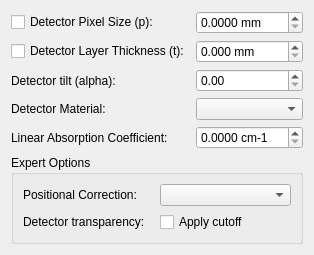
            <widget class="QWidget" name="pageDetector">
             <layout class="QGridLayout" name="gridLayout_10">
              <item row="0" column="0">
               <widget class="QCheckBox" name="checkBoxP">
                <property name="toolTip">
                 <string>Check to fit to support peaks</string>
                </property>
                <property name="text">
                 <string>Detector Pixel Size (p):</string>
                </property>
               </widget>
              </item>
              <item row="0" column="1">
               <widget class="QDoubleSpinBox" name="doubleSpinBoxP">
                <property name="toolTip">
                 <string>&lt;html&gt;&lt;head/&gt;&lt;body&gt;&lt;p&gt;&lt;span style=&quot; font-weight:700;&quot;&gt;Pixel size (p)&lt;/span&gt;&lt;/p&gt;&lt;p&gt;Size of the detector pixels in mm.&lt;/p&gt;&lt;/body&gt;&lt;/html&gt;</string>
                </property>
                <property name="suffix">
                 <string> mm</string>
                </property>
                <property name="decimals">
                 <number>4</number>
                </property>
                <property name="maximum">
                 <double>1.000000000000000</double>
                </property>
                <property name="singleStep">
                 <double>0.010000000000000</double>
                </property>
               </widget>
              </item>
              <item row="1" column="0">
               <widget class="QCheckBox" name="checkBoxT">
                <property name="toolTip">
                 <string>Check to fit to support peaks</string>
                </property>
                <property name="text">
                 <string>Detector Layer Thickness (t):</string>
                </property>
               </widget>
              </item>
              <item row="1" column="1">
               <widget class="QDoubleSpinBox" name="doubleSpinBoxT">
                <property name="toolTip">
                 <string>&lt;html&gt;&lt;head/&gt;&lt;body&gt;&lt;p&gt;&lt;span style=&quot; font-weight:700;&quot;&gt;Detector layer thickness (t)&lt;/span&gt;&lt;/p&gt;&lt;p&gt;Thickness of the sensitive layer of the detector in mm&lt;/p&gt;&lt;/body&gt;&lt;/html&gt;</string>
                </property>
                <property name="suffix">
                 <string> mm</string>
                </property>
                <property name="decimals">
                 <number>3</number>
                </property>
                <property name="maximum">
                 <double>9.990000000000000</double>
                </property>
                <property name="singleStep">
                 <double>0.010000000000000</double>
                </property>
               </widget>
              </item>
              <item row="2" column="0">
               <widget class="QLabel" name="label_9">
                <property name="text">
                 <string>Detector tilt (alpha):</string>
                </property>
               </widget>
              </item>
              <item row="2" column="1">
               <widget class="QDoubleSpinBox" name="doubleSpinBoxDetectorTilt">
                <property name="toolTip">
                 <string>&lt;html&gt;&lt;head/&gt;&lt;body&gt;&lt;p&gt;&lt;span style=&quot; font-weight:700;&quot;&gt;Detector tilt (&amp;alpha;)&lt;/span&gt;&lt;/p&gt;&lt;p&gt;Angle of the detector tilt in degrees.&lt;/p&gt;&lt;/body&gt;&lt;/html&gt;</string>
                </property>
                <property name="maximum">
                 <double>90.000000000000000</double>
                </property>
               </widget>
              </item>
              <item row="3" column="0">
               <widget class="QLabel" name="label_4">
                <property name="text">
                 <string>Detector Material:</string>
                </property>
               </widget>
              </item>
              <item row="3" column="1">
               <widget class="QComboBox" name="comboBoxDetectorMaterial">
                <property name="toolTip">
                 <string>&lt;html&gt;&lt;head/&gt;&lt;body&gt;&lt;p&gt;&lt;span style=&quot; font-weight:700;&quot;&gt;Detector material&lt;/span&gt;&lt;/p&gt;&lt;p&gt;Select the material of the detector surface. It is required for calculation of the linear absorption coefficient (LAC).&lt;/p&gt;&lt;p&gt;Additional materials can be added in the preferences.&lt;/p&gt;&lt;p&gt;If the material is unknown, but the LAC is known, leave this value at &amp;lt;unknown&amp;gt; and enter the value for the LAC directly.&lt;/p&gt;&lt;p&gt;If neither the material nor the LAC are known, the positional correction and correction of detector transparency will be skipped.&lt;/p&gt;&lt;/body&gt;&lt;/html&gt;</string>
                </property>
               </widget>
              </item>
              <item row="4" column="0">
               <widget class="QLabel" name="labelLac">
                <property name="text">
                 <string>Linear Absorption Coefficient:</string>
                </property>
               </widget>
              </item>
              <item row="4" column="1">
               <widget class="QDoubleSpinBox" name="doubleSpinBoxLAC">
                <property name="toolTip">
                 <string>&lt;html&gt;&lt;head/&gt;&lt;body&gt;&lt;p&gt;&lt;span style=&quot; font-weight:700;&quot;&gt;Linear absorption coefficient (LAC)&lt;/span&gt;&lt;/p&gt;&lt;p&gt;The absorption coefficient in cm&lt;span style=&quot; vertical-align:super;&quot;&gt;-1&lt;/span&gt; for the selected wavelength in the selected detector material.&lt;/p&gt;&lt;p&gt;The value is calculated from the detector material. If the material is &amp;lt;unknown&amp;gt;, a value for the LAC can be entered directly.&lt;/p&gt;&lt;p&gt;If the LAC is unknown or 0.0, the positional correction and correction for detector transparency will be skipped.&lt;/p&gt;&lt;/body&gt;&lt;/html&gt;</string>
                </property>
                <property name="suffix">
                 <string> cm-1</string>
                </property>
                <property name="decimals">
                 <number>4</number>
                </property>
                <property name="maximum">
                 <double>999.990000000000009</double>
                </property>
                <property name="singleStep">
                 <double>0.100000000000000</double>
                </property>
               </widget>
              </item>
              <item row="5" column="0" colspan="2">
               <widget class="QGroupBox" name="groupBoxDetectorExpertOptions">
                <property name="title">
                 <string>Expert Options</string>
                </property>
                <layout class="QGridLayout" name="gridLayout_4">
                 <item row="2" column="0">
                  <widget class="QLabel" name="label_6">
                   <property name="text">
                    <string>Detector transparency:</string>
                   </property>
                  </widget>
                 </item>
                 <item row="2" column="1">
                  <widget class="QCheckBox" name="checkBoxTransparencyCutoff">
                   <property name="toolTip">
                    <string>&lt;html&gt;&lt;head/&gt;&lt;body&gt;&lt;p&gt;&lt;span style=&quot; font-weight:700;&quot;&gt;Detector transparency cutoff&lt;/span&gt;&lt;/p&gt;&lt;p&gt;Restrict the intensity distribution within the detector layer to the layer thickness (only available for convolution correction).&lt;/p&gt;&lt;/body&gt;&lt;/html&gt;</string>
                   </property>
                   <property name="text">
                    <string>Apply cutoff</string>
                   </property>
                  </widget>
                 </item>
                 <item row="0" column="0">
                  <widget class="QLabel" name="label_3">
                   <property name="text">
                    <string>Positional Correction:</string>
                   </property>
                  </widget>
                 </item>
                 <item row="0" column="1">
                  <widget class="QComboBox" name="comboBoxPosCorrectionMode">
                   <property name="toolTip">
                    <string>&lt;html&gt;&lt;head/&gt;&lt;body&gt;&lt;p&gt;&lt;span style=&quot; font-weight:700;&quot;&gt;Positional correction&lt;/span&gt;&lt;/p&gt;&lt;p&gt;Apply a positional correction of the profiles due to absorption in the sensitive layer of the detector. Two different implementations are offered:&lt;/p&gt;&lt;p&gt;- Convolution of the Pseudo-Voigt profile with an exponential decay function (eqs. 20 and 21 in Chernyshov et al. 2021)&lt;/p&gt;&lt;p&gt;- Approximation with an exGaussian function (eq. 22 in Chernyshov et al. 2021)&lt;/p&gt;&lt;/body&gt;&lt;/html&gt;</string>
                   </property>
                  </widget>
                 </item>
                </layout>
               </widget>
              </item>
              <item row="6" column="0" colspan="2">
               <spacer name="verticalSpacer_2">
                <property name="orientation">
                 <enum>Qt::Orientation::Vertical</enum>
                </property>
                <property name="sizeHint" stdset="0">
                 <size>
                  <width>0</width>
                  <height>0</height>
                 </size>
                </property>
               </spacer>
              </item>
             </layout>
            </widget>
